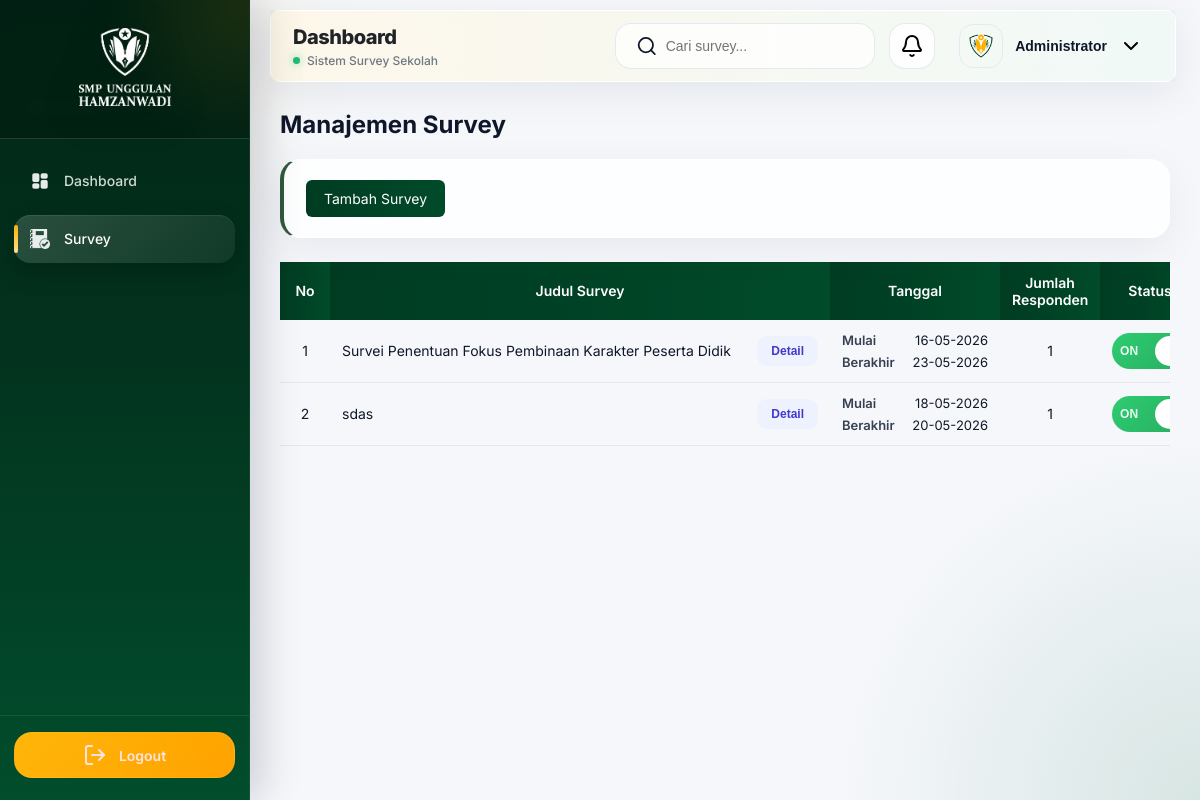
The page /survey (signed in) on the database as committed earlier.
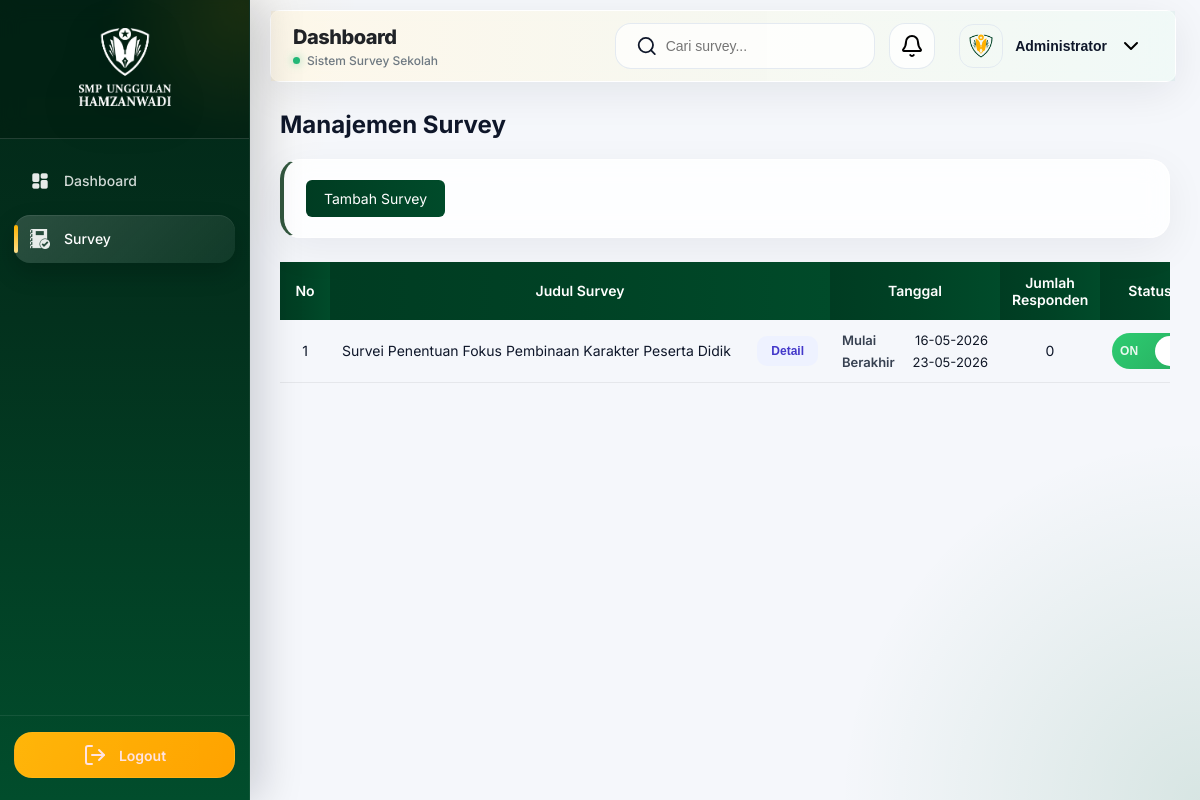
The same page on the database as committed later.
### app.py (models this page shows, shortened)
class Survey(db.Model):
    id = db.Column(db.Integer, primary_key=True)
    title = db.Column(db.String(200), nullable=False)
    description = db.Column(db.Text)
    start_date = db.Column(db.String(20))
    end_date = db.Column(db.String(20))
    is_active = db.Column(db.Boolean, default=True)
    email_enabled = db.Column(db.Boolean, default=True)
    email_required = db.Column(db.Boolean, default=False)
    created_at = db.Column(db.String(30))
    questions = db.Column(db.Text)
    unsur_responden = db.Column(db.Text)
    responses = db.relationship(
        'SurveyResponse',
        backref='survey',
        lazy=True
    )
    @property
    def total_responden(self):
        return len(self.responses)

### app.py (the view)
@app.route("/survey")
def admin_survey():
    if not session.get("admin"):
        return redirect(url_for("admin_login"))
    surveys = Survey.query.all()
    return render_template(
        "admin/survey.html",
        surveys=surveys,
        active_page="survey"
    )

### app.py (called while the page is built)
def format_date(date_str):
    return datetime.strptime(date_str, "%Y-%m-%d").strftime("%d-%m-%Y")

@app.context_processor
def inject_admin():
    admin = None
    if session.get("admin_id"):
        admin = Admin.query.get(
            session.get("admin_id")
        )
    return dict(admin=admin)

### templates/admin/survey.html (shortened to what this page needs)
{% extends "admin/base_admin.html" %}
{% block content %}
<h2 class="title-header">Manajemen Survey</h2>
<div class="filter-container guru-filter-bar">
    <div class="page-header">
        <a href="{{ url_for('admin_survey_tambah') }}" class="btn-primary">Tambah Survey</a>
    </div>
</div>
<div class="table-wrapper">
    <table class="table table-survey">
        <thead>
            <tr>
                <th>No</th>
                <th>Judul Survey</th>
                <th>Tanggal</th>
                <th>Jumlah Responden</th>
                <th>Status</th>
            </tr>
        </thead>
        <tbody>
            {% for s in surveys %}
            <tr>
                <td>{{ loop.index }}</td>
                <td>
                    <div class="survey-title-box">
                        <div class="survey-title">
                            {{ s.title }}
                        </div>
                        <button
                            type="button"
                            class="btn-detail-survey"
                            onclick="window.location.href='{{ url_for('detail_survey', survey_id=s.id) }}'"
                        >
                            Detail
                        </button>
                    </div>
                </td>
                <td>
                    <div class="tanggal-box">
                        <div class="tanggal-item">
                            <span class="label">Mulai</span>
                            <span class="value">{{ format_date(s.start_date) }}</span>
                        </div>
                        <div class="tanggal-item">
                            <span class="label">Berakhir</span>
                            <span class="value">{{ format_date(s.end_date) }}</span>
                        </div>
                    </div>
                </td>
                <td>
                    {{ s.total_responden or 0 }}
                </td>
                <td class="status">
                    <form action="/admin/survey/{{ s.id }}/toggle" method="post">
                        <button class="switch {{ 'on' if s.is_active else 'off' }}" type="submit">
                            <span class="label on-text">ON</span>
                            <span class="knob"></span>
                            <span class="label off-text">OFF</span>
                        </button>
                    </form>
                </td>
            </tr>
            {% endfor %}
        </tbody>
    </table>
</div>
{% endblock %}

Rows that differ between the two databases and show on the page:
removed Survey: title "sdas", start_date "18-05-2026", end_date "20-05-2026", total_responden "1"
computed for Survey "Survei Penentuan Fokus Pembinaan Karakter Peserta Didik": total_responden "1" → "0"
